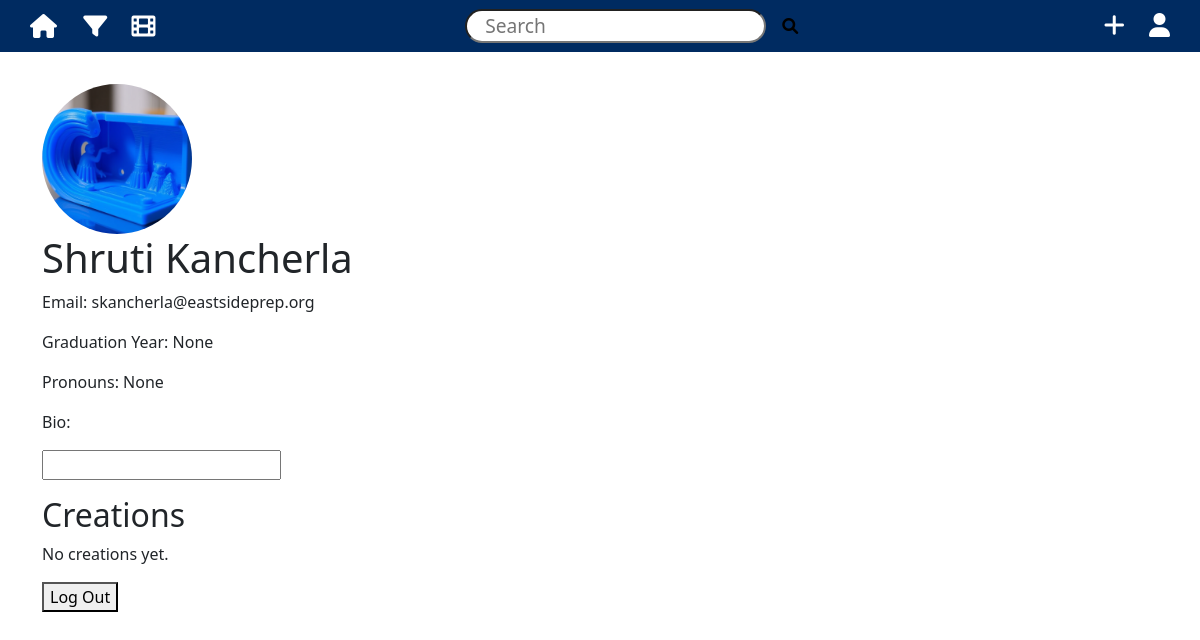
Before: /user/5 (signed in) with the older database file.
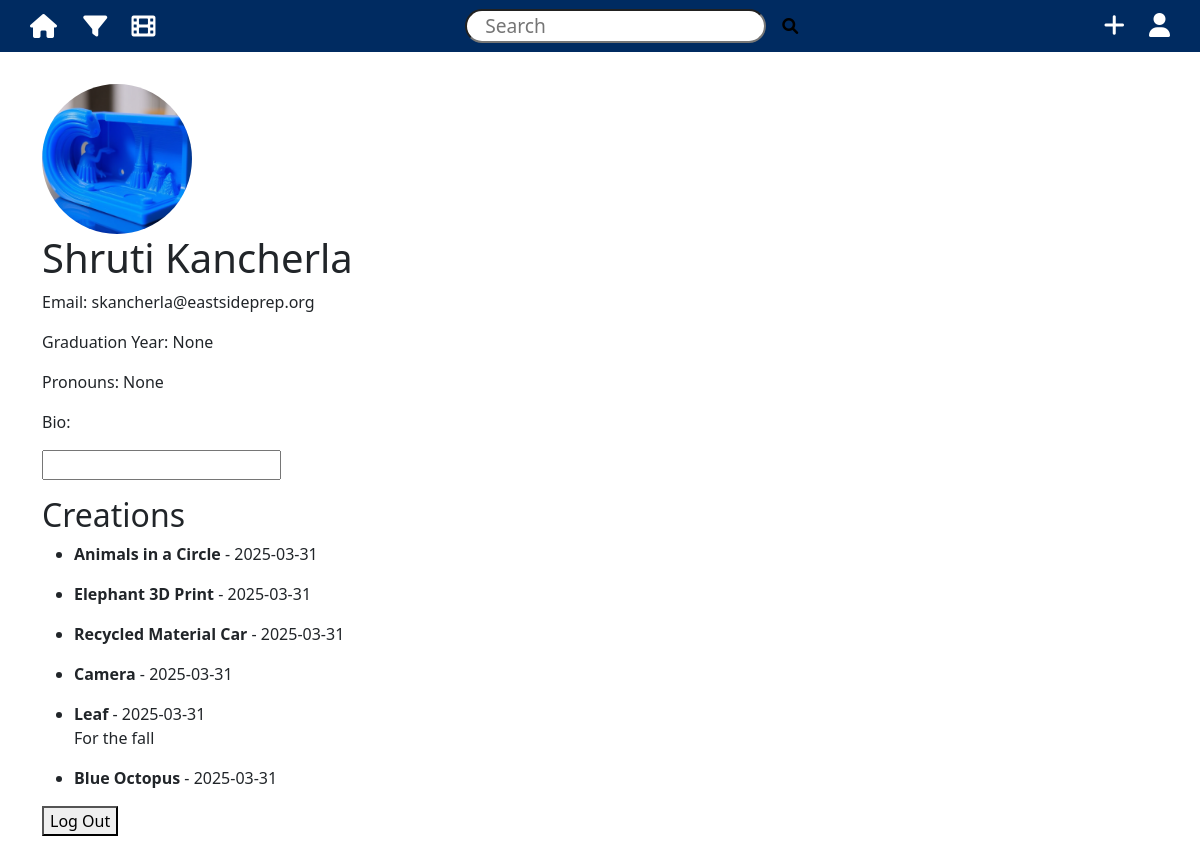
After: the same page with the newer database file.
### models.py (models this page shows, shortened)
class Creation(db.Model):
    __tablename__ = 'creation'  # Explicitly specify table name
    id = db.Column(db.Integer, primary_key=True)  # Primary key
    name = db.Column(db.String(200), nullable=False)  # Name/title of the creation
    student_id = db.Column(db.Integer, db.ForeignKey('users.id'))  # Foreign key to users table
    creation_date = db.Column(db.DateTime, default=datetime.utcnow)  # Timestamp of creation
    photo_path = db.Column(db.String(200))  # Path to photo file of the creation
    video_path = db.Column(db.String(200))  # Path to video file of the creation
    caption = db.Column(db.Text)  # Description or caption of the creation
    user = db.relationship('User', back_populates='creations')
    tools = db.relationship('Tool', secondary=creations_tools, back_populates='creations')

### app.py (the view)
@app.route('/user/<int:user_id>')
@login_required
def user_profile(user_id):
    user = User.query.get_or_404(user_id)
    return render_template('user_profile.html', user=user)

### app.py (called while the page is built)
@login_manager.user_loader
def load_user(user_id):
    return User.query.get(int(user_id))

### templates/user_profile.html (shortened to what this page needs)
{% extends "base.html" %}
{% block content %}
<div style="width: 150px; height: 150px; border-radius: 50%; overflow: hidden;">
    <img src="{{ user.pfp_path or '/static/example.png' }}"  style="width: 100%; height: 100%; object-fit: cover;">
</div>
<h1>{{ user.first_name }} {{ user.last_name }}</h1>
<p>Email: {{ user.email }}</p>
<p>Graduation Year: {{ user.gradyear }}</p>
<p>Pronouns: {{ user.pronouns }}</p>
<p>Bio:</p>
<input type="text">
<h2>Creations</h2>
{% if user.creations %}
<ul>
    {% for creation in user.creations %}
    <li>
        <strong>{{ creation.name }}</strong> - {{ creation.creation_date.strftime('%Y-%m-%d') }}
        <p>{{ creation.caption }}</p>
    </li>
    {% endfor %}
</ul>
{% else %}
<p>No creations yet.</p>
{% endif %}
{% if current_user.id == user.id %}
<form action="{{ url_for('logout') }}" method="post">
    <button type="submit">Log Out</button>
</form>
{% endif %}
{% endblock %}

Changed rows visible on the page:
added Creation: name "Animals in a Circle", creation_date "2025-03-31"
added Creation: name "Elephant 3D Print", creation_date "2025-03-31"
added Creation: name "Recycled Material Car", creation_date "2025-03-31"
added Creation: name "Camera", creation_date "2025-03-31"
added Creation: name "Leaf", creation_date "2025-03-31", caption "For the fall"
added Creation: name "Blue Octopus", creation_date "2025-03-31"
Other visible differences:
text no longer shown: "No creations yet."
